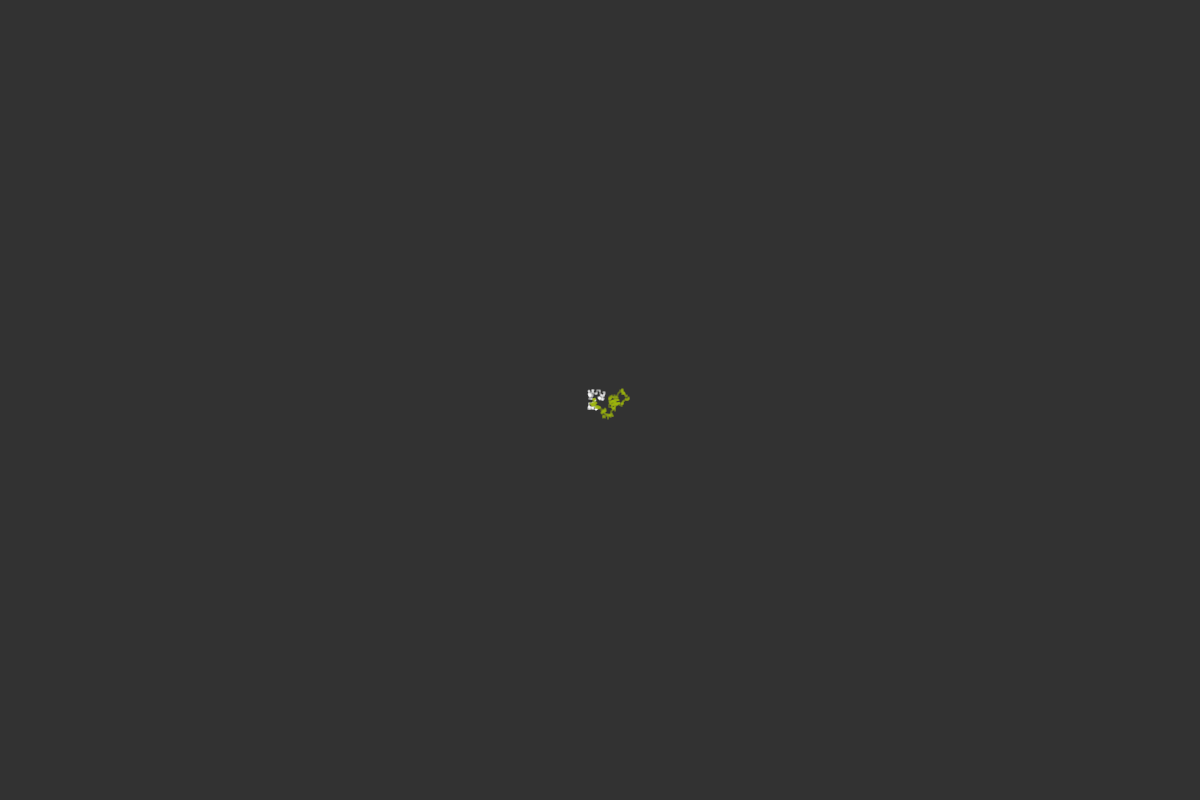
Frame 1 (no input)
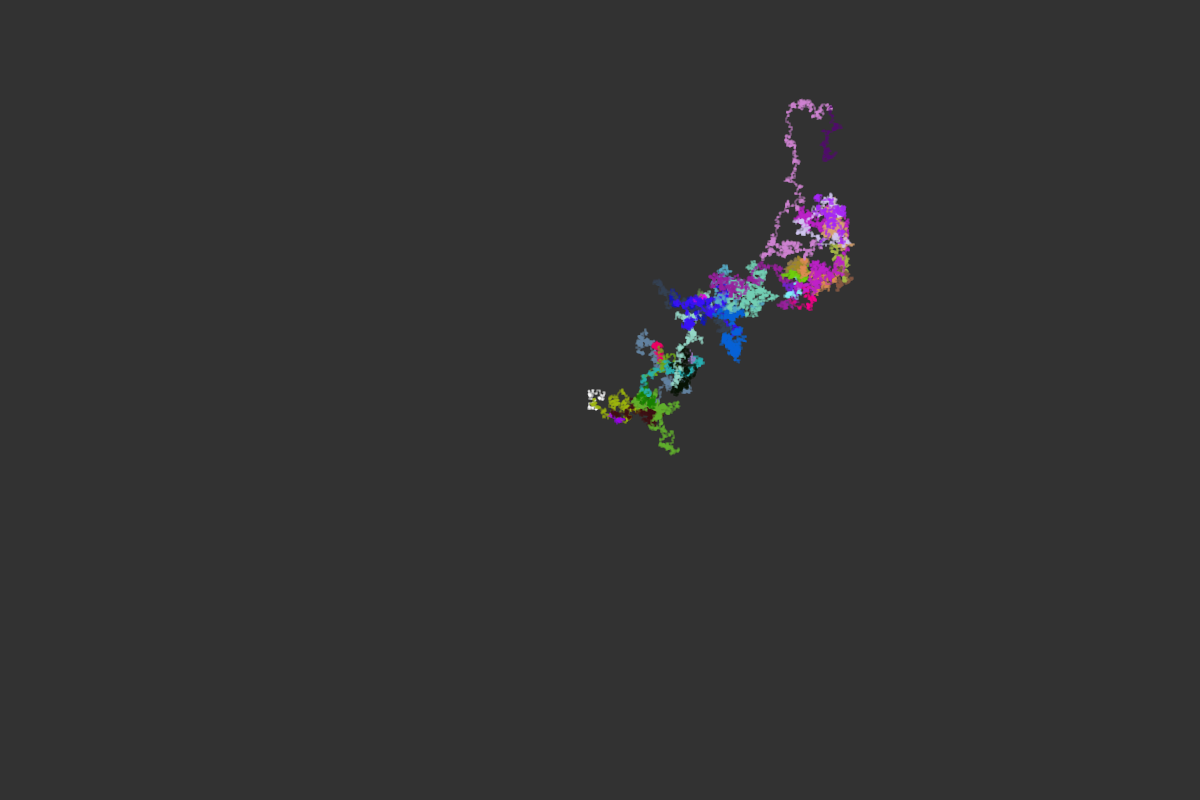
Frame 60 (no input)
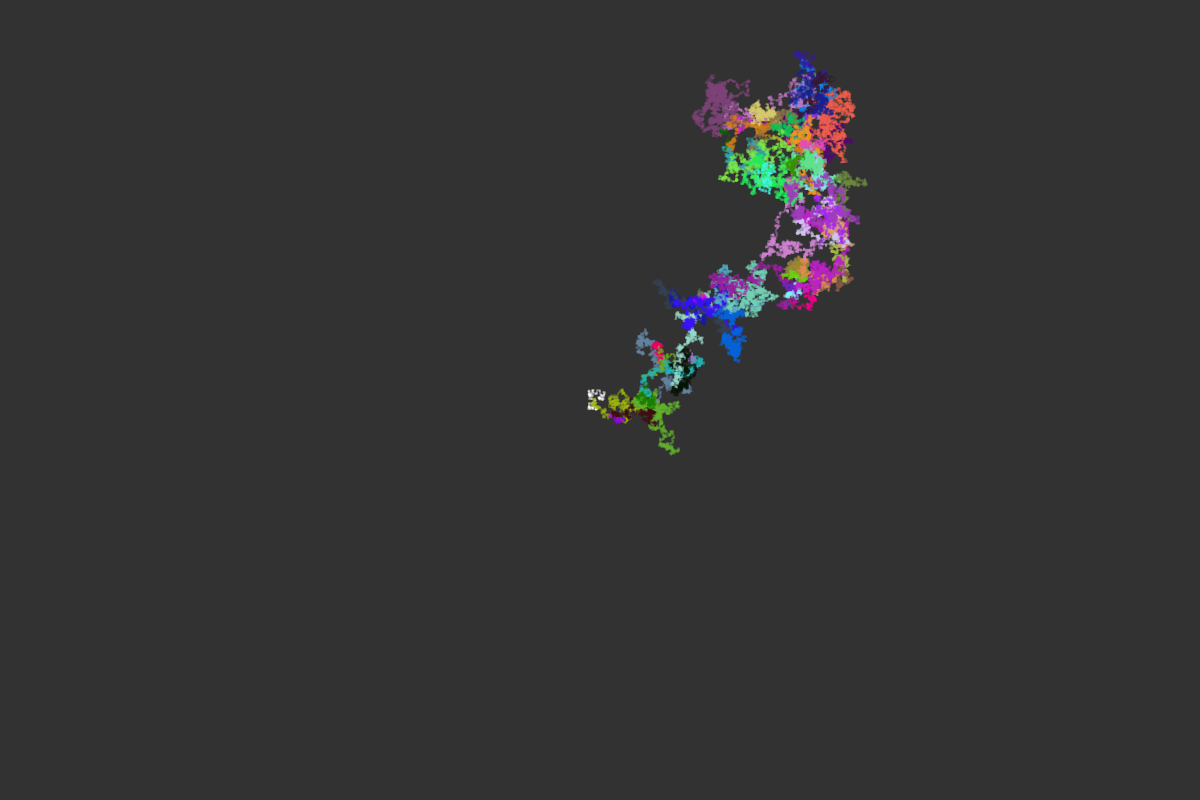
Frame 120 (the mouse pressed at the canvas centre since frame 60)

The p5.js sketch that drew these frames (run headless with seeded random() and noise() and a simulated clock; from frame 60 on, the mouse is pressed at the canvas centre):

// p5.js sketch
// ── sketch.js
// add = 4, stroke = 2; add = 2; stroke = 2; add = 1, stroke = 1;

let x = 600;
let y = 400;
let ra;
let add = 1;
let height = 800;
let width = 1200;
let r = 255;
let g = 255;
let b = 255;
let rColorChange = 0.0005; // 0.0001, 0.001, 0.0005
let speed = 1000;

function setup() {
  createCanvas(width, height);
  background(50);
}

function draw() {

  for (let i = 0; i < speed; i++) {
    step();
  }

}

function step(){
  ra = floor(random(4));

  stroke(r, g, b);
  strokeWeight(1)
  point(x, y)

  if(ra===0 && y < height){
    y+=add;
  }else if(ra===1 && x < width){
    x+=add;
  }else if(ra===2 && y > 0){
    y-=add;
  }else if(ra===3 && x > 0){
    x-=add;
  }
  
  if(random() < rColorChange){
    r = random(255); 
    g = random(255); 
    b = random(255); 
  }
}
